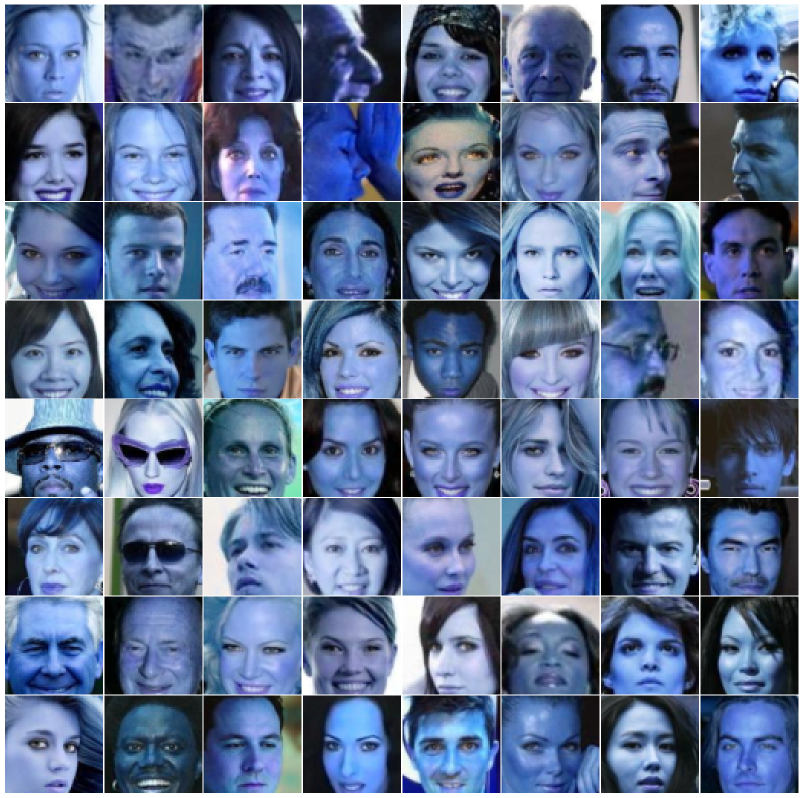
#> input picture src/celebA/sample/20200413-0801/sample_0.png, 1605 x 1596 px (shown at 1/2 size)
$ python -i mask_generator.py   (imports and definitions only)   (Python 2 division)
#> lines starting #> are read from the running program, lines starting #| are printed output that depends on the picture
import numpy as np
import cv2
import time


# [44 lines left out: functions gen_mask, half_mask, not called in this run]


def pattern_mask(img_size):
    num_points, ratio = 3, 0.25
    mask = np.zeros((img_size, img_size), dtype=np.float32)
    kernel = cv2.getStructuringElement(cv2.MORPH_ELLIPSE, (7, 7))

    for num in range(num_points):
        coordinate = np.random.randint(img_size, size=2)
        mask[coordinate[0], coordinate[1]] = 1.
        mask = cv2.dilate(mask, kernel, iterations=1)

    while np.sum(mask) < ratio * img_size * img_size:
        flag = True
        while flag:
            coordinate = np.random.randint(img_size, size=2)
            if mask[coordinate[0], coordinate[1]] == 1.:
                mask2 = np.zeros((img_size, img_size), dtype=np.float32)
                mask2[coordinate[0], coordinate[1]] = 1.
                mask2 = cv2.dilate(mask2, kernel, iterations=1)

                mask[mask + mask2 >= 1.] = 1.
                flag = False

    mask = cv2.morphologyEx(mask, cv2.MORPH_CLOSE, kernel)

    return 1. - mask

>>> import cv2
>>> picture = cv2.imread('celebA/sample/20200413-0801/sample_0.png', cv2.IMREAD_GRAYSCALE)
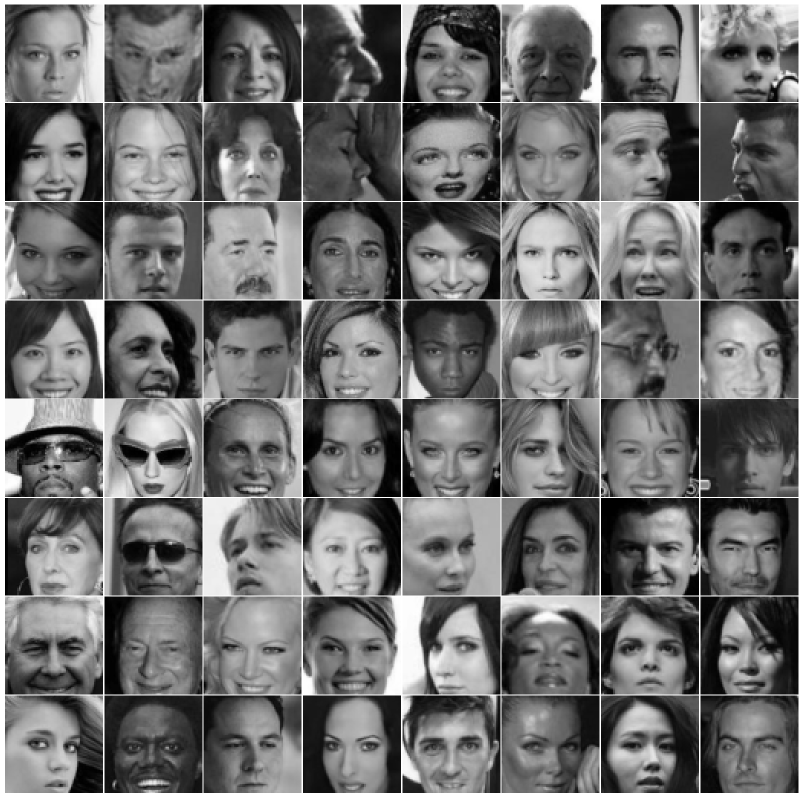
#> picture: shape (1596, 1605) (shown at 1/2 size); min 0, max 255, mean 110.8
#> (the run stopped early here; a loop or call above may not have finished)
